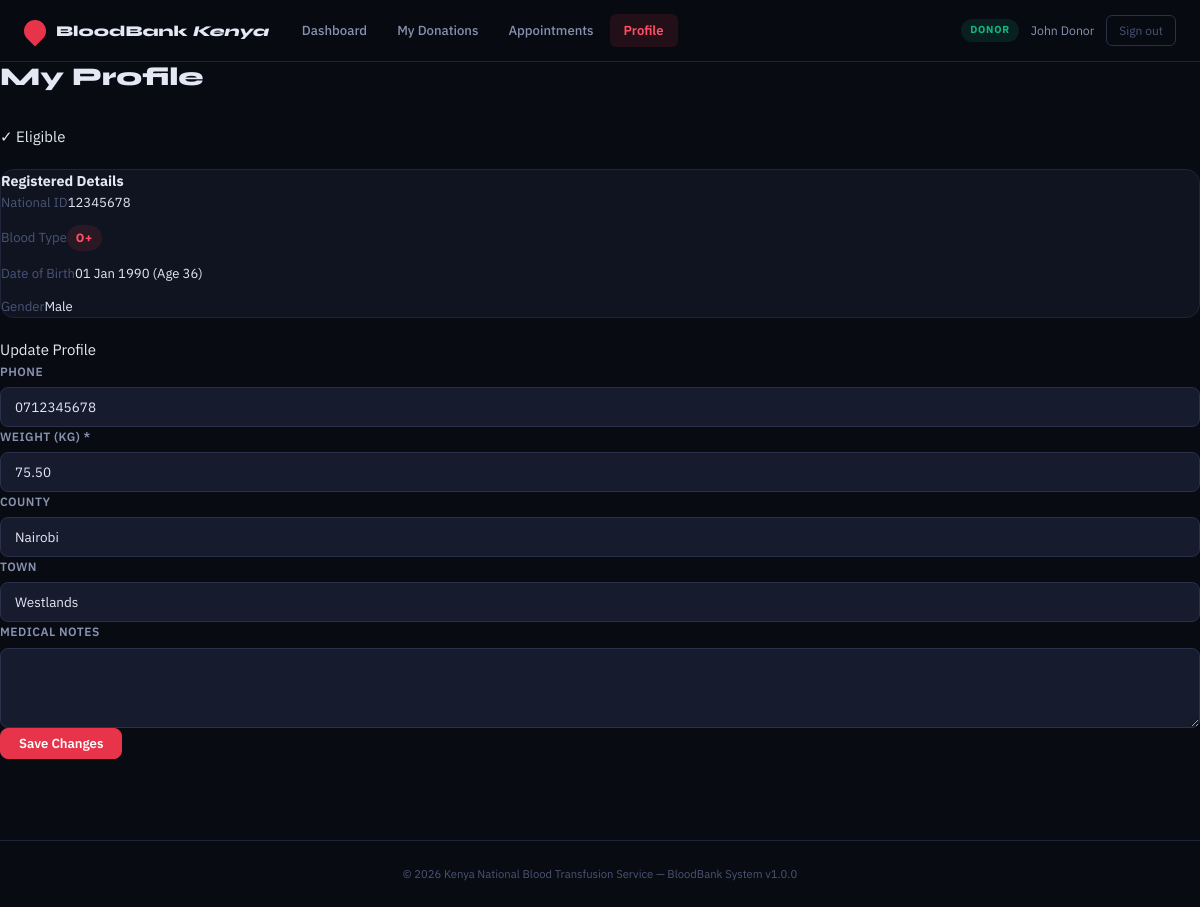
The app's page /donor/profile (signed in) with its own data.
### tables this page shows
CREATE TABLE donors (
    id INT AUTO_INCREMENT PRIMARY KEY,
    user_id INT NOT NULL,
    national_id VARCHAR(20) UNIQUE NOT NULL,
    phone VARCHAR(20),
    date_of_birth DATE NOT NULL,
    gender ENUM('male', 'female', 'other') NOT NULL,
    blood_type ENUM('A+', 'A-', 'B+', 'B-', 'AB+', 'AB-', 'O+', 'O-') NOT NULL,
    weight_kg DECIMAL(5,2),
    county VARCHAR(100),
    town VARCHAR(100),
    medical_notes TEXT,
    is_eligible BOOLEAN DEFAULT TRUE,
    deferral_until DATE NULL,
    deferral_reason VARCHAR(255),
    created_at TIMESTAMP DEFAULT CURRENT_TIMESTAMP,
    updated_at TIMESTAMP DEFAULT CURRENT_TIMESTAMP ON UPDATE CURRENT_TIMESTAMP,
    FOREIGN KEY (user_id) REFERENCES users(id) ON DELETE CASCADE
);

CREATE TABLE users (
    id INT AUTO_INCREMENT PRIMARY KEY,
    name VARCHAR(255) NOT NULL,
    email VARCHAR(255) UNIQUE NOT NULL,
    password_hash VARCHAR(255) NOT NULL,
    role ENUM('donor', 'staff', 'hospital') NOT NULL,
    created_at TIMESTAMP DEFAULT CURRENT_TIMESTAMP,
    updated_at TIMESTAMP DEFAULT CURRENT_TIMESTAMP ON UPDATE CURRENT_TIMESTAMP
);

### app/views/partials/layout_start.php (called while the page is built)
<?php require BASE_PATH . '/app/views/partials/header.php'; ?>

### app/controllers/DonorController.php (called while the page is built, shortened)
<?php
class DonorController
{
    private DonorModel    $donors;
    public function __construct()
    {
        $this->donors    = new DonorModel();
    }
    public function profile(array $p = []): void
    {
        $donor     = $this->donors->findByUserId(Auth::id());
        $lastDon   = $this->donors->getLastDonation($donor['id']);
        $elig      = DonorEligibility::check($donor, $lastDon ?: null);
        $counties  = $this->counties();
        $errors    = [];
        require BASE_PATH . '/app/views/donor/profile.php';
    }
    private function counties(): array
    {
        return ['Baringo','Bomet','Bungoma','Busia','Elgeyo Marakwet','Embu','Garissa','Homa Bay','Isiolo','Kajiado','Kakamega','Kericho','Kiambu','Kilifi','Kirinyaga','Kisii','Kisumu','Kitui','Kwale','Laikipia','Lamu','Machakos','Makueni','Mandera','Marsabit','Meru','Migori','Mombasa',"Murang'a",'Nairobi','Nakuru','Nandi','Narok','Nyamira','Nyandarua','Nyeri','Samburu','Siaya','Taita Taveta','Tana River','Tharaka Nithi','Trans Nzoia','Turkana','Uasin Gishu','Vihiga','Wajir','West Pokot'];
    }
}

### public/index.php (called while the page is built, shortened)
<?php
spl_autoload_register(function (string $class): void {
    $paths = [
        BASE_PATH . '/app/core/'             . $class . '.php',
        BASE_PATH . '/app/models/'       . $class . '.php',
        BASE_PATH . '/app/controllers/'  . $class . '.php',
        BASE_PATH . '/app/middleware/'   . $class . '.php',
    ];
    foreach ($paths as $path) {
        if (file_exists($path)) {
            return;
        }
    }
});
$router = new Router();
$method = $_SERVER['REQUEST_METHOD'];
$uri = parse_url($_SERVER['REQUEST_URI'], PHP_URL_PATH) ?: '/';
$uri = str_replace('/BLOODBANK-SYSTEM', '', $uri);
$uri = str_replace('/public', '', $uri);
$uri = str_replace('/index.php', '', $uri);
$router->dispatch($method, $uri);

### app/middleware/Auth.php (called while the page is built, shortened)
<?php
class Auth
{
    public static function user(): ?array
    {
        return $_SESSION['user'] ?? null;
    }
    public static function role(): ?string
    {
        return $_SESSION['user']['role'] ?? null;
    }
    public static function id(): ?int
    {
        return isset($_SESSION['user_id']) ? (int)$_SESSION['user_id'] : null;
    }
}

### app/models/DonorModel.php (called while the page is built, shortened)
<?php
class DonorModel
{
    private PDO $db;
    public function __construct() { $this->db = Database::getInstance(); }
    public function findByUserId(int $userId): array|false
    {
        $s = $this->db->prepare('SELECT d.*, u.name, u.email FROM donors d JOIN users u ON d.user_id=u.id WHERE d.user_id=?');
        $s->execute([$userId]);
        return $s->fetch();
    }
    public function getLastDonation(int $donorId): array|false
    {
        $s = $this->db->prepare('SELECT * FROM donations WHERE donor_id=? AND status="completed" ORDER BY donation_date DESC LIMIT 1');
        $s->execute([$donorId]);
        return $s->fetch();
    }
}

### app/config/database.php (called while the page is built)
<?php
return [
    'host'     => $_ENV['DB_HOST'] ?? 'localhost',
    'port'     => $_ENV['DB_PORT'] ?? '3306',
    'dbname'   => $_ENV['DB_NAME'] ?? 'bloodbank_system',
    'username' => $_ENV['DB_USER'] ?? 'root',
    'password' => $_ENV['DB_PASS'] ?? '',
    'charset'  => 'utf8mb4',
    'options'  => [
        PDO::ATTR_ERRMODE            => PDO::ERRMODE_EXCEPTION,
        PDO::ATTR_DEFAULT_FETCH_MODE => PDO::FETCH_ASSOC,
        PDO::ATTR_EMULATE_PREPARES   => false,
    ],
];

### app/core/Database.php (called while the page is built, shortened)
<?php
class Database
{
    private static ?PDO $instance = null;
    public static function getInstance(): PDO
    {
        if (self::$instance === null) {
            $cfg = require BASE_PATH . '/app/config/database.php';
            $dsn = "mysql:host={$cfg['host']};port={$cfg['port']};dbname={$cfg['dbname']};charset={$cfg['charset']}";
            try {
                self::$instance = new PDO($dsn, $cfg['username'], $cfg['password'], $cfg['options']);
            } catch (PDOException $e) {
                error_log('DB Error: ' . $e->getMessage());
                http_response_code(500);
                die(include BASE_PATH . '/app/views/shared/500.php');
            }
        }
        return self::$instance;
    }
}

### app/middleware/DonorEligibility.php (called while the page is built, shortened)
<?php
class DonorEligibility
{
    public static function check(array $donor, ?array $lastDonation = null, string $component = 'whole_blood'): array
    {
        $reasons = [];
        $deferredUntil = null;
        $dob = new DateTime($donor['date_of_birth']);
        $age = (int)(new DateTime())->diff($dob)->y;
        return [
            'eligible'      => empty($reasons),
            'reasons'       => $reasons,
            'deferred_until'=> $deferredUntil,
            'age'           => $age,
        ];
    }
}

### app/views/donor/profile.php (the view, shortened to what this page needs)
<?php require BASE_PATH.'/app/views/partials/layout_start.php'; ?>
<div class="page-header"><h1 class="page-title">My Profile</h1></div>
<div class="grid-2">
  <div>
    <div class="eligibility-card eligibility-card--<?= $elig['eligible']?'ok':'defer' ?>" style="margin-bottom:20px;">
      <div class="eligibility-card__status"><?= $elig['eligible']?'✓ Eligible':'⊘ Deferred' ?></div>
    </div>
    <div class="card">
      <div class="card__header"><span class="card__title">Registered Details</span></div>
      <div class="card__body" style="font-size:0.875rem;display:grid;gap:12px;">
        <div class="flex-between"><span style="color:var(--text3)">National ID</span><span><?= htmlspecialchars($donor['national_id']) ?></span></div>
        <div class="flex-between"><span style="color:var(--text3)">Blood Type</span><span class="badge badge--blood"><?= htmlspecialchars($donor['blood_type']) ?></span></div>
        <div class="flex-between"><span style="color:var(--text3)">Date of Birth</span><span><?= date('d M Y',strtotime($donor['date_of_birth'])) ?> (Age <?= $elig['age'] ?>)</span></div>
        <div class="flex-between"><span style="color:var(--text3)">Gender</span><span><?= ucfirst($donor['gender']) ?></span></div>
      </div>
    </div>
  </div>
  <div>
    <form method="POST" action="<?= BASE_URL ?>/donor/profile">
      <div class="form-section">
        <div class="form-section__title">Update Profile</div>
        <div class="form-grid" style="gap:14px;">
          <div class="field"><label>Phone</label><input type="tel" name="phone" value="<?= htmlspecialchars($donor['phone']) ?>" required></div>
          <div class="field <?= !empty($errors['weight_kg'])?'field--error':'' ?>">
            <label>Weight (kg) <span class="req">*</span></label>
            <input type="number" name="weight_kg" step="0.1" min="50" value="<?= htmlspecialchars($donor['weight_kg']) ?>" required>
          </div>
          <div class="field"><label>County</label>
            <select name="county"><option value="">Select…</option><?php foreach($counties as $c): ?><option value="<?= htmlspecialchars($c) ?>" <?= $donor['county']===$c?'selected':'' ?>><?= htmlspecialchars($c) ?></option><?php endforeach; ?></select>
          </div>
          <div class="field"><label>Town</label><input type="text" name="town" value="<?= htmlspecialchars($donor['town']) ?>"></div>
          <div class="field"><label>Medical Notes</label><textarea name="medical_notes"><?= htmlspecialchars($donor['medical_notes']??'') ?></textarea></div>
        </div>
      </div>
      <div class="form-actions"><button type="submit" class="btn btn--primary">Save Changes</button></div>
    </form>
  </div>
</div>

### app/core/Router.php (shortened to what this page needs)
<?php
class Router
{
    private array $routes = [];
    private function add(string $method, string $path, array|callable $handler): void
    {
        $pattern = preg_replace('#:([a-zA-Z_]+)#', '(?P<$1>[^/]+)', $path);
        $this->routes[] = ['method' => $method, 'pattern' => "#^{$pattern}$#", 'handler' => $handler];
    }
    public function dispatch(string $method, string $uri): void
    {
        $uri = strtok($uri, '?');
        $uri = rtrim($uri, '/') ?: '/';
        foreach ($this->routes as $route) {
            if ($route['method'] !== $method) continue;
            if (preg_match($route['pattern'], $uri, $m)) {
                $params = array_filter($m, 'is_string', ARRAY_FILTER_USE_KEY);
                $h = $route['handler'];
                [$class, $action] = $h;
                (new $class())->$action($params);
                return;
            }
        }
    }
}

### app/views/partials/header.php (shortened to what this page needs)
<!DOCTYPE html>
<html lang="en">
<head>
  <link rel="stylesheet" href="<?= BASE_URL ?>/assets/css/main.css">
</head>
<body class="<?= $bodyClass ?? '' ?>" data-role="<?= htmlspecialchars(Auth::role() ?? 'guest') ?>">
<?php
$role      = Auth::role();
$user      = Auth::user();
$navLinks  = match($role) {
    'donor'    => ['/donor/dashboard'=>'Dashboard','/donor/history'=>'My Donations','/donor/appointments'=>'Appointments','/donor/profile'=>'Profile'],
    'staff'    => ['/staff/dashboard'=>'Dashboard','/staff/inventory'=>'Inventory','/staff/donors'=>'Donors','/staff/requests'=>'Requests'],
    'hospital' => ['/hospital/dashboard'=>'Dashboard','/hospital/request'=>'Request Blood','/hospital/requests'=>'My Requests','/hospital/stock'=>'Availability'],
    default    => [],
};
$currentPath = parse_url($_SERVER['REQUEST_URI'], PHP_URL_PATH);
?>
<header class="topbar">
  <a href="<?= match($role){ 'staff'=>'/staff/dashboard','hospital'=>'/hospital/dashboard',default=>'/donor/dashboard' } ?>" class="topbar__brand">
    <span class="brand-drop"></span>
    <span class="brand-text">BloodBank <em>Kenya</em></span>
  </a>
  <nav class="topbar__nav">
    <?php foreach ($navLinks as $href => $label): ?>
    <a href="<?= $href ?>" class="topbar__link <?= str_starts_with($currentPath, $href) && $href !== '/donor/dashboard' || $currentPath === $href ? 'is-active' : '' ?>">
      <?= $label ?>
    </a>
    <?php endforeach; ?>
  </nav>
  <div class="topbar__right">
    <span class="role-badge role-badge--<?= $role ?>"><?= ucfirst($role ?? '') ?></span>
    <span class="topbar__user"><?= htmlspecialchars($user['name'] ?? '') ?></span>
    <a href="<?= BASE_URL ?>/logout" class="topbar__logout">Sign out</a>
  </div>
</header>
<main class="main-content">

### records on screen
donors: user.name "John Donor", national "12345678", blood_type "O+", date_of_birth "01 Jan 1990", date_of_birth "36", gender "Male", phone "0712345678", weight_kg "75.50", county "Nairobi", town "Westlands"

### other values on screen
$label "Dashboard"
$label "My Donations"
$label "Appointments"
$label "Profile"
